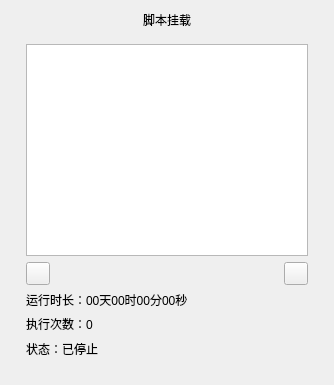
<?xml version="1.0" encoding="UTF-8"?>
<ui version="4.0">
 <class>Script</class>
 <widget class="QWidget" name="Script">
  <property name="geometry">
   <rect>
    <x>0</x>
    <y>0</y>
    <width>334</width>
    <height>385</height>
   </rect>
  </property>
  <property name="windowTitle">
   <string>Form</string>
  </property>
  <layout class="QVBoxLayout" name="verticalLayout">
   <property name="spacing">
    <number>0</number>
   </property>
   <item>
    <widget class="QWidget" name="widget_background" native="true">
     <property name="sizePolicy">
      <sizepolicy hsizetype="Preferred" vsizetype="Expanding">
       <horstretch>0</horstretch>
       <verstretch>0</verstretch>
      </sizepolicy>
     </property>
     <layout class="QVBoxLayout" name="verticalLayout_2">
      <property name="spacing">
       <number>0</number>
      </property>
      <property name="leftMargin">
       <number>0</number>
      </property>
      <property name="topMargin">
       <number>0</number>
      </property>
      <property name="rightMargin">
       <number>0</number>
      </property>
      <property name="bottomMargin">
       <number>0</number>
      </property>
      <item>
       <widget class="QWidget" name="widget_title" native="true">
        <layout class="QHBoxLayout" name="horizontalLayout">
         <property name="leftMargin">
          <number>0</number>
         </property>
         <property name="topMargin">
          <number>0</number>
         </property>
         <property name="rightMargin">
          <number>0</number>
         </property>
         <property name="bottomMargin">
          <number>0</number>
         </property>
         <item>
          <widget class="QLabel" name="label">
           <property name="text">
            <string>脚本挂载</string>
           </property>
           <property name="alignment">
            <set>Qt::AlignCenter</set>
           </property>
          </widget>
         </item>
        </layout>
       </widget>
      </item>
      <item>
       <widget class="QWidget" name="widgetContainer" native="true">
        <layout class="QVBoxLayout" name="verticalLayout_3">
         <property name="leftMargin">
          <number>15</number>
         </property>
         <property name="topMargin">
          <number>15</number>
         </property>
         <property name="rightMargin">
          <number>15</number>
         </property>
         <property name="bottomMargin">
          <number>15</number>
         </property>
         <item>
          <widget class="QListWidget" name="listWidget"/>
         </item>
         <item>
          <layout class="QHBoxLayout" name="horizontalLayout_3">
           <item>
            <widget class="QToolButton" name="toolButtonRecord">
             <property name="toolTip">
              <string>开始录制</string>
             </property>
             <property name="text">
              <string/>
             </property>
             <property name="icon">
              <iconset resource="../resource/resource.qrc">
               <normaloff>:/Script/Script/record2.png</normaloff>:/Script/Script/record2.png</iconset>
             </property>
            </widget>
           </item>
           <item>
            <spacer name="horizontalSpacer_3">
             <property name="orientation">
              <enum>Qt::Horizontal</enum>
             </property>
             <property name="sizeHint" stdset="0">
              <size>
               <width>40</width>
               <height>20</height>
              </size>
             </property>
            </spacer>
           </item>
           <item>
            <widget class="QToolButton" name="toolButtonPlay">
             <property name="text">
              <string/>
             </property>
             <property name="icon">
              <iconset resource="../resource/resource.qrc">
               <normaloff>:/Script/Script/play.png</normaloff>:/Script/Script/play.png</iconset>
             </property>
            </widget>
           </item>
          </layout>
         </item>
         <item>
          <widget class="NormalLabel" name="labelTime">
           <property name="text">
            <string>运行时长：00天00时00分00秒</string>
           </property>
          </widget>
         </item>
         <item>
          <widget class="NormalLabel" name="labelCount">
           <property name="text">
            <string>执行次数：0</string>
           </property>
          </widget>
         </item>
         <item>
          <layout class="QHBoxLayout" name="horizontalLayout_2">
           <item>
            <widget class="NormalLabel" name="labelState">
             <property name="text">
              <string>状态：已停止</string>
             </property>
            </widget>
           </item>
           <item>
            <spacer name="horizontalSpacer">
             <property name="orientation">
              <enum>Qt::Horizontal</enum>
             </property>
             <property name="sizeHint" stdset="0">
              <size>
               <width>40</width>
               <height>20</height>
              </size>
             </property>
            </spacer>
           </item>
          </layout>
         </item>
        </layout>
       </widget>
      </item>
     </layout>
    </widget>
   </item>
  </layout>
 </widget>
 <customwidgets>
  <customwidget>
   <class>NormalLabel</class>
   <extends>QLabel</extends>
   <header>normallabel.h</header>
  </customwidget>
 </customwidgets>
 <resources>
  <include location="../resource/resource.qrc"/>
 </resources>
 <connections/>
</ui>
